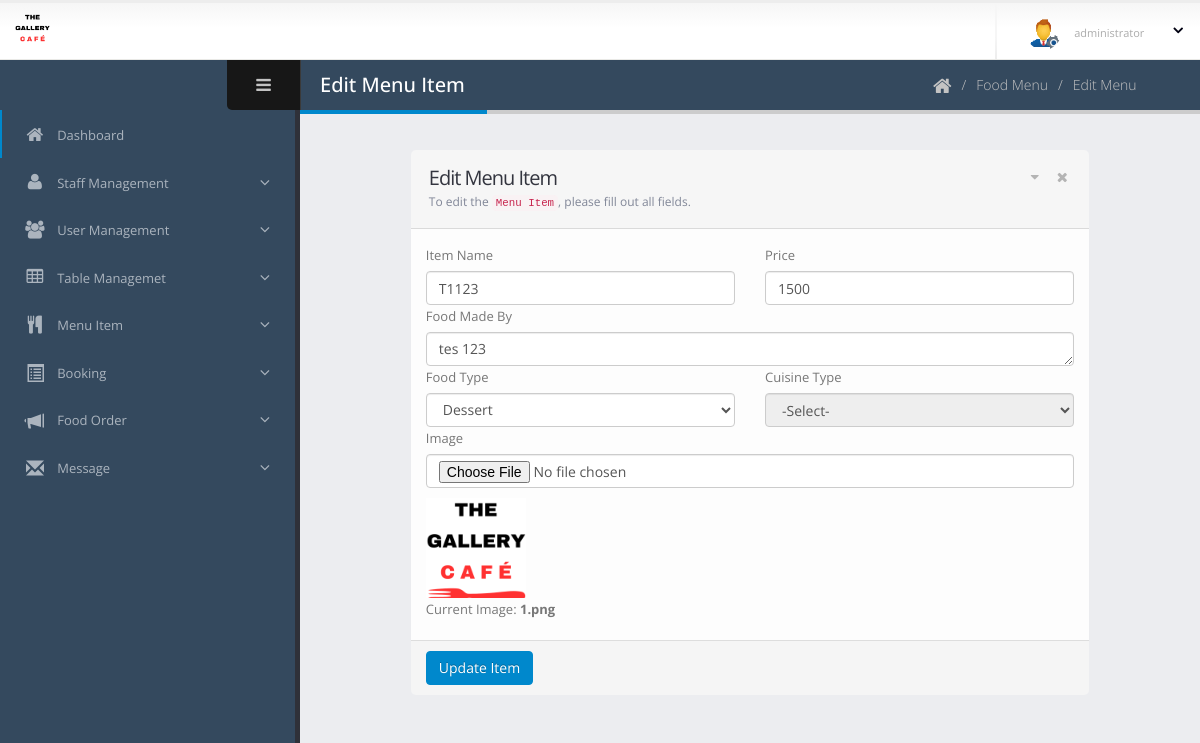
/dashboard/menu-edit.php?menu_id=45 (signed in), run on the app's committed database.
### tables this page shows
CREATE TABLE `menu_item` (
  `id` int(11) NOT NULL,
  `res_id` int(11) DEFAULT NULL,
  `item_name` varchar(200) DEFAULT NULL,
  `madeby` varchar(300) DEFAULT NULL,
  `food_type` varchar(100) NOT NULL,
  `cuisine_type` varchar(20) DEFAULT NULL,
  `price` float DEFAULT NULL,
  `image` varchar(500) DEFAULT NULL
);

### dashboard/menu-edit.php (the view, shortened to what this page needs)
<?php
include 'main/header.php';
$con = connect();
$menu_id = $_GET['menu_id'];
$sql = "SELECT * FROM `menu_item` WHERE id = '$menu_id';";
$result = $con->query($sql);
$item = $result->fetch_assoc();
$currentImage = $item['image'];
?>
<body>
<section class="body">
    <?php include 'main/top-bar.php'; ?>
    <div class="inner-wrapper">
        <?php include 'main/left-bar.php'; ?>
        <section role="main" class="content-body">
            <header class="page-header">
                <h2>Edit Menu Item</h2>
                <div class="right-wrapper pull-right">
                    <ol class="breadcrumbs">
                        <li>
                            <a href="index.php">
                                <i class="fa fa-home"></i>
                            </a>
                        </li>
                        <li><span>Food Menu</span></li>
                        <li><span>Edit Menu</span></li>
                    </ol>
                    <a class="sidebar-right-toggle" data-open="sidebar-right"></a>
                </div>
            </header>
            <div class="row">
                <div class="col-md-1"></div>
                <div class="col-md-10">
                    <form action="" method="POST" enctype="multipart/form-data">
                        <section class="panel">
                            <header class="panel-heading">
                                <div class="panel-actions">
                                    <a href="#" class="fa fa-caret-down"></a>
                                    <a href="#" class="fa fa-times"></a>
                                </div>
                                <h2 class="panel-title">Edit Menu Item</h2>
                                <p class="panel-subtitle">
                                    To edit the <code>Menu Item</code>, please fill out all fields.
                                </p>
                            </header>
                            <div class="panel-body">
                                <div class="row">
                                    <div class="col-sm-6">
                                        <div class="form-group">
                                            <label class="control-label">Item Name</label>
                                            <input type="text" name="item_name" class="form-control" value="<?php echo $item['item_name']; ?>" required>
                                        </div>
                                    </div>
                                    <div class="col-sm-6">
                                        <div class="form-group">
                                            <label class="control-label">Price</label>
                                            <input type="number" name="price" class="form-control" value="<?php echo $item['price']; ?>" required min="0" step="0.01">
                                        </div>
                                    </div>
                                </div>
                                <div class="row">
                                    <div class="col-sm-12">
                                        <div class="form-group">
                                            <label class="control-label">Food Made By</label>
                                            <textarea class="form-control" name="madeby" rows="1"><?php echo $item['madeby']; ?></textarea>
                                        </div>
                                    </div>
                                </div>
                                <div class="row">
                                    <div class="col-sm-6">
                                        <div class="form-group">
                                            <label class="control-label">Food Type</label>
                                            <select class="form-control populate" name="food_type" id="foodTypeDropdown" required>
                                                <option value="Dessert" <?php echo ($item['food_type'] == 'Dessert') ? 'selected' : ''; ?>>Dessert</option>
                                            </select>
                                        </div>
                                    </div>
                                    <div class="col-sm-6">
                                        <div class="form-group">
                                            <label class="control-label">Cuisine Type</label>
                                            <select class="form-control populate" name="cuisine_type" id="cuisineTypeDropdown" required>
                                                <option value=""> -Select- </option>
                                            </select>
                                        </div>
                                    </div>
                                </div>
                                <div class="row">
                                    <div class="col-sm-12">
                                        <div class="form-group">
                                            <label class="control-label">Image</label>
                                            <input type="file" name="image" class="form-control" id="imageInput" accept="image/*">
                                            <img id="imagePreview" src="item-image/<?php echo $currentImage; ?>" alt="Current Image" style="height: 100px; margin-top: 10px;">
                                            <p>Current Image: <strong><?php echo $currentImage; ?></strong></p>
                                        </div>
                                    </div>
                                </div>
                            </div>
                            <footer class="panel-footer">
                                <input type="submit" name="editItem" class="btn btn-primary" value="Update Item">
                            </footer>
                        </section>
                    </form>
                </div>
            </div>
        </section>
    </div>
</section>
</body>
</html>

### dashboard/assets/stylesheets/skins/default.css (style rules this page uses)
a, .btn-link { color: #0088cc; }
body .btn-primary { color: #ffffff; text-shadow: 0 -1px 0 rgba(0, 0, 0, 0.25); background-color: #0088cc; border-color: #0088cc; }
.page-header h2 { border-bottom-color: #0088cc; }

### data on the page
menu_item: item_name "T1123", price "1500", madeby "tes 123", food_type "Dessert", image (picture), image "1.png"
